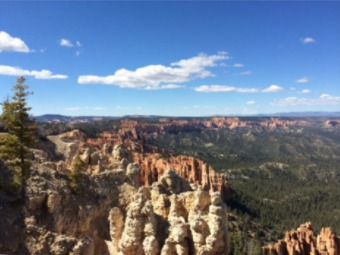
#> input picture video_operations/image1.jpeg, 340 x 255 px, given in place of the camera
$ python object_movement.py
#> lines starting #> are read from the running program, lines starting #| are printed output that depends on the picture; after the words box and inside, x2 and y2 are one past the last pixel; in counts of white or black regions, pixels touching at a corner belong together
### video_operations/videoutils.py
import datetime
from threading import Thread
import cv2

class FPS:
    # [4 lines left out: function __init__, not called in this run]

    def start(self):
        self._start = datetime.datetime.now()
        return self

    def stop(self):
        self._end = datetime.datetime.now()

    def update(self):
        self._numFrames += 1

    def elapsed(self):
        return (self._end - self._start).total_seconds()

    def fps(self):
        return self._numFrames/self.elapsed()

class WebcamVideoStream:
    def __init__(self ,src = 0):
        # initialize the video camera stream and read the first frame
		# from the stream
        #self.grabbed is either true or false.It determines whether flamed was grabbed or not.
        #self.frame is the actual grabbed frame.
#> called with src = 0
        self.stream = cv2.VideoCapture(src)
        (self.grabbed ,self.frame) = self.stream.read()
#> self.frame is the input picture: shape (255, 340, 3); mean B, G, R 137.6, 118.4, 105.9

        # initialize the variable used to indicate if the thread should
		# be stopped
        self.stopped = False

    def start(self):
        # start the thread to read frames from the video stream
        Thread(target=self.update ,args=()).start()
        return self

    def update(self):
        # keep looping infinitely until the thread is stopped
        while True:
            # if the thread indicator variable is set, stop the thread
            if self.stopped == True:
                return

            # otherwise, read the next frame from the stream
            (self.grabbed ,self.frame) = self.stream.read()

    def read(self):
        # return the frame most recently read
        return self.frame

    def stop(self):
        self.stopped = True

### video_operations/object_movement.py
from collections import deque
from videoutils import WebcamVideoStream
import numpy as np
import cv2
import time
import imutils
import argparse


ap = argparse.ArgumentParser()
ap.add_argument("-v", "--video",
	help="path to the (optional) video file")
ap.add_argument("-b", "--buffer", type=int, default=32,
	help="max buffer size")
args = vars(ap.parse_args())

greenLower = (29, 86, 6)
greenUpper = (64, 255, 255)

pts = deque(maxlen=args['buffer'])
counter = 0
(dX ,dY) =(0 ,0)
direction = ""

if not args.get("video" ,False):
    vs = WebcamVideoStream(src = 0).start()

else:
    vs = cv2.VideoCapture(args['video'])

time.sleep(2.0)


while True:

    frame = vs.read()

    frame = frame[1] if args.get('video' ,False) else frame

    if frame is None:
        break

    frame = imutils.resize(frame ,width = 600)
    blurred = cv2.GaussianBlur(frame ,(5 ,5) ,0)
    hsv = cv2.cvtColor(blurred ,cv2.COLOR_BGR2HSV)
#> hsv: shape (450, 600, 3); mean H, S, V 69.4, 97.8, 153.4

    mask = cv2.inRange(hsv ,greenLower ,greenUpper)
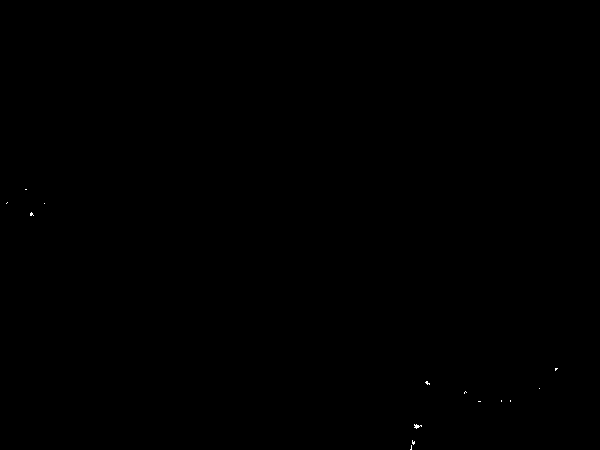
#> mask: shape (450, 600); 0.03% white in thin lines or dots, all inside (x1, y1, x2, y2) = (6, 189, 558, 450)
    mask = cv2.erode(mask ,None ,iterations=2)
#> mask: shape (450, 600); every value is 0
    mask = cv2.dilate(mask ,None ,iterations=2)

    cnts ,heirarchy = cv2.findContours(mask.copy() ,cv2.RETR_EXTERNAL ,cv2.CHAIN_APPROX_SIMPLE)
#> cnts = []

    center = None

    if len(cnts) >0:
        c = max(cnts ,key = cv2.contourArea)
        ((x ,y) ,radius) = cv2.minEnclosingCircle(c)
        M = cv2.moments(c)
        center = (int(M['m10']/M['m00']) ,int(M['m01']/M['m00']))

        if radius >10:

            cv2.circle(frame ,(int(x) ,int(y)) ,int(radius) ,(0 ,255 ,255) ,2)
            cv2.circle(frame ,center ,5 ,(0 ,0 ,255) ,-1)
    pts.appendleft(center)

    for i in np.arange(1 ,len(pts)):

        if pts[i] is None or pts[i-1] is None:
            continue

        if counter >=10 and i ==1 and pts[-10] is not None:
            dX = pts[-10][0] - pts[i][0]
            dY = pts[-10][1] - pts[i][1]
            (dirX ,dirY) = ("" ,"")

            if np.abs(dX) > 20:
                dirX = "East" if np.sign(dX) == 1 else "West"

            if np.abs(dY) > 20:
                dirY = "North" if np.sign(dY) == 1 else "South"

            if dirX != "" and dirY != "":
                direction = f"{dirY}-{dirX}"

            else :
                direction = dirX if dirX != "" else dirY

        thickness = int(np.sqrt(args['buffer'] / float(i +1)) * 2.5)
        cv2.line(frame ,pts[i-1] ,pts[i] ,(0 ,0 ,255) ,thickness)

    cv2.putText(frame ,f"dX:{dX},dY:{dY}" ,(10 ,frame.shape[0] -10),
                                            cv2.FONT_HERSHEY_SIMPLEX ,0.35 ,(0 ,0 ,255) ,1)
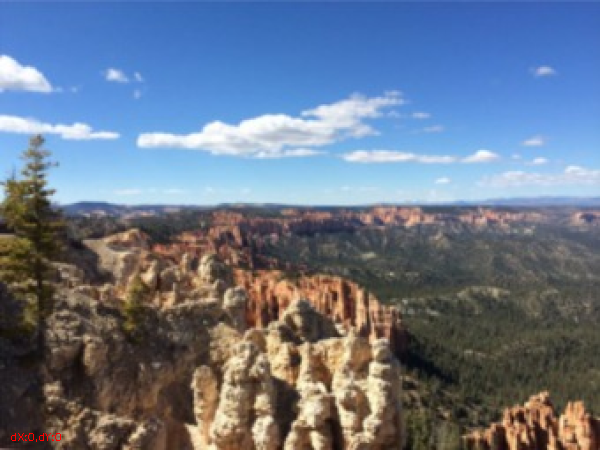
#> frame: shape (450, 600, 3); mean B, G, R 137.5, 118.3, 105.9
    cv2.putText(frame ,direction ,(10 ,30) ,cv2.FONT_HERSHEY_SIMPLEX ,0.65 ,(0 ,0 ,255) ,3)

    cv2.imshow("frame" ,frame)
    key = cv2.waitKey(1) & 0xFF
#> (key q is pressed here)
    counter += 1

    if key == ord('q'):
        break

if not args.get("video" ,False):
    vs.stop()

else:
    vs.release()

cv2.destroyAllWindows()

$ run again, on video_operations/image2.jpeg
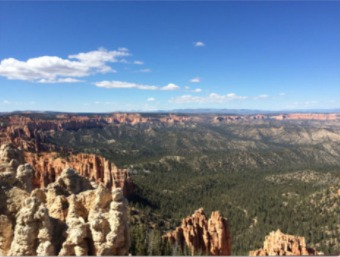
#> input picture video_operations/image2.jpeg, 340 x 257 px, given in place of the camera
#> in __init__, self.frame is the input picture: shape (257, 340, 3); mean B, G, R 140.7, 123.1, 110.1
#> hsv: shape (453, 600, 3); mean H, S, V 68.6, 94.3, 156.6
#> cnts = 1 item
#> c = [[233, 436], [233, 440], [234, 441], [234, 444], [239, 444], [239, 437], [238, 436]]
#> x = 236; y = 440; radius = 5
#> M = moments, m00 44, centre m10/m00, m01/m00 = (236.2, 439.9)
#> center = (236, 439)
#> `cv2.putText(frame ,f"dX:{dX},dY:{dY}" ,(10 ,frame.shape[0] -10), cv2.F..`:
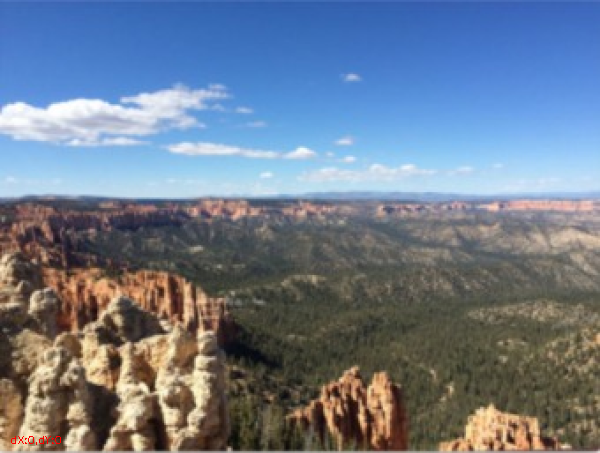
#> frame: shape (453, 600, 3); mean B, G, R 140.6, 123, 110.1

$ run again, on video_operations/stiched.png
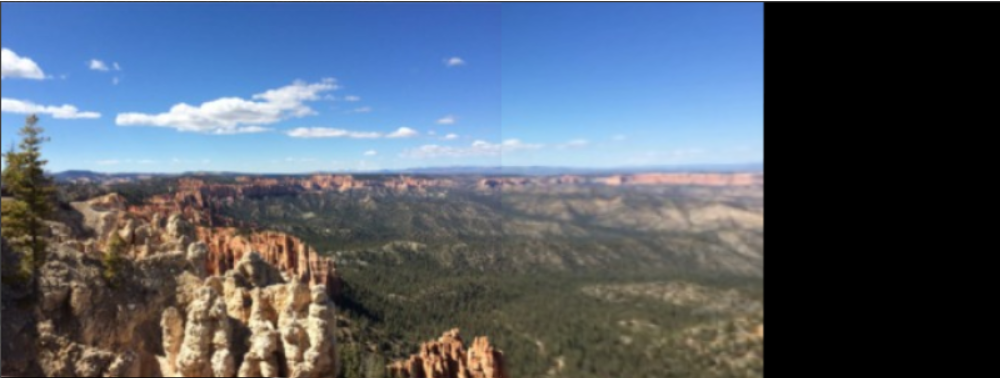
#> input picture video_operations/stiched.png, 1000 x 378 px, given in place of the camera
#> in __init__, self.frame is the input picture: shape (378, 1000, 3); mean B, G, R 109.6, 94.7, 83.6
#> `blurred = cv2.GaussianBlur(frame ,(5 ,5) ,0)`:
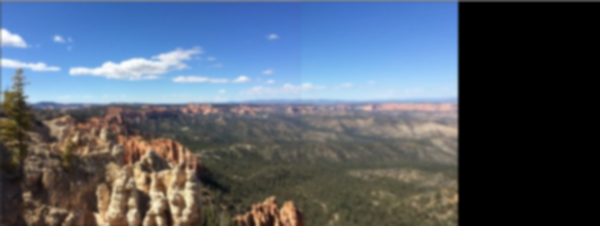
#> blurred: shape (226, 600, 3); mean B, G, R 109.6, 94.6, 83.5
#> hsv: shape (226, 600, 3); mean H, S, V 53.9, 70.3, 120.1
#> cnts = []
#> `cv2.putText(frame ,f"dX:{dX},dY:{dY}" ,(10 ,frame.shape[0] -10), cv2.F..`:
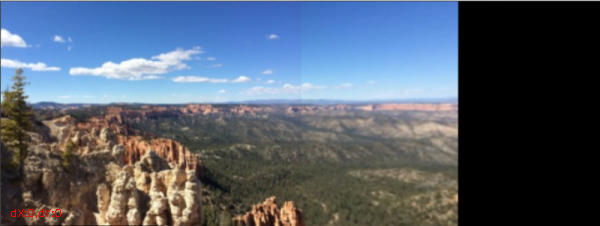
#> frame: shape (226, 600, 3); mean B, G, R 109.6, 94.7, 83.8
